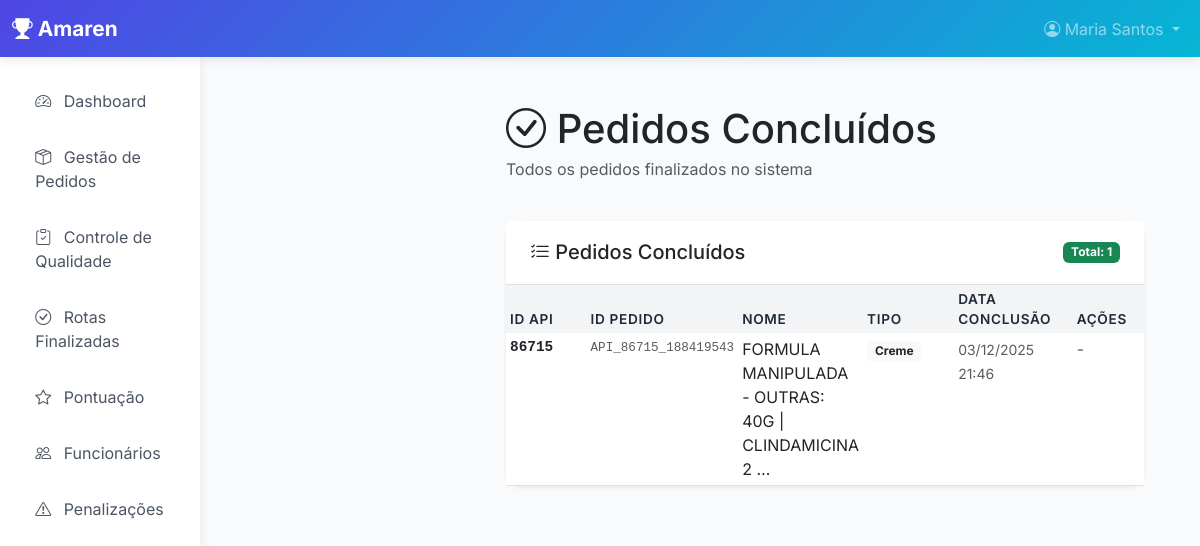
/dashboard/pedidos-concluidos/ (signed in), run on an earlier commit of the app's database.
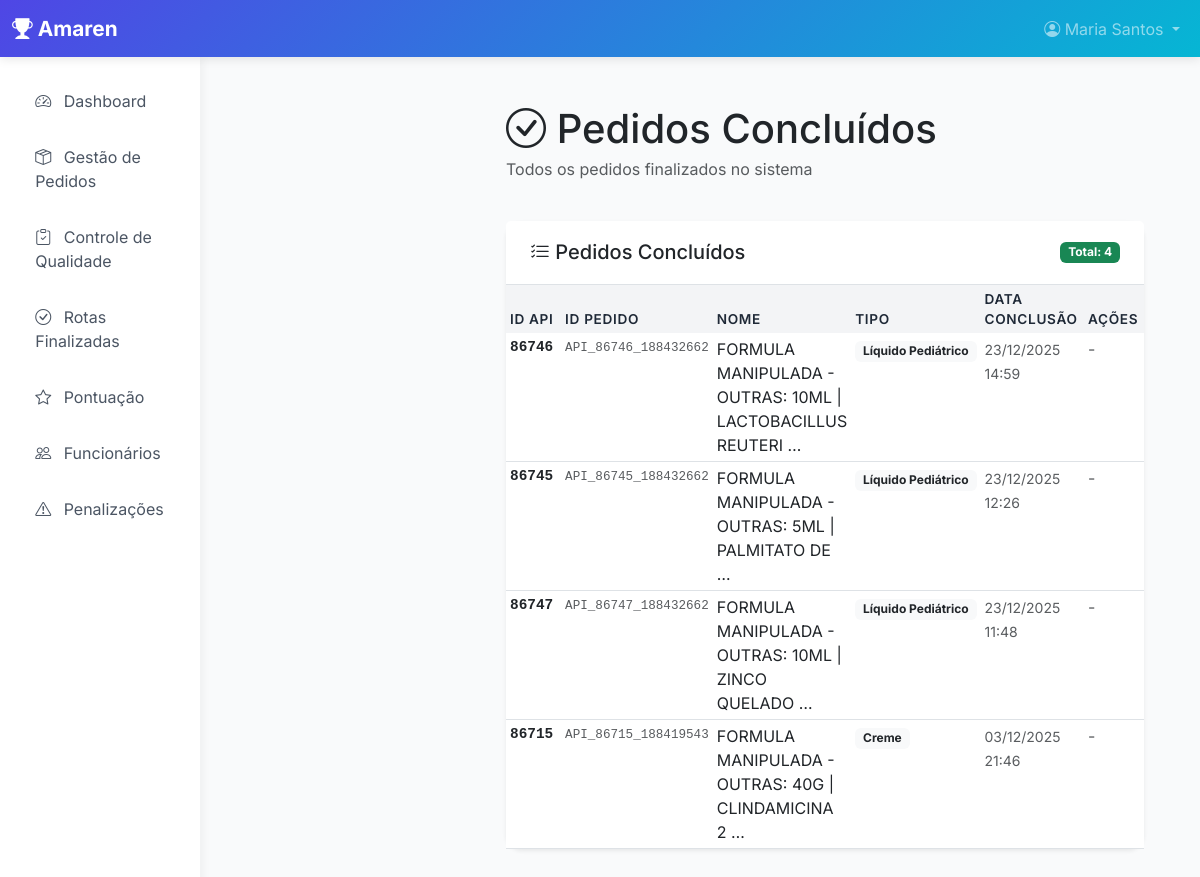
And on a later commit of the database.
### core/models.py (models this page shows, shortened)
class Pedido(models.Model):
    STATUS_CHOICES = [
        ('em_fluxo', 'Em Fluxo'),
        ('concluido', 'Concluído'),
        ('cancelado', 'Cancelado'),
    ]
    STATUS_FILA = [
        ('ativo', 'Ativo'),
        ('pendente', 'Pendente'),
    ]
    tipo = models.ForeignKey(TipoProduto, on_delete=models.SET_NULL, null=True, blank=True, related_name='pedidos')
    nome = models.CharField(max_length=200)  # Nome da fórmula/produto
    quantidade = models.IntegerField()
    codigo_pedido = models.CharField(max_length=50, unique=False, blank=True)  # Código gerado para referência (não único)
    id_api = models.BigIntegerField(unique=True, db_index=True, null=True, blank=True)  # ID - ID único do item
    id_pedido_api = models.BigIntegerField(null=True, blank=True, db_index=True)  # IDPEDIDO
    id_pedido_web = models.BigIntegerField(null=True, blank=True, db_index=True)  # IDPEDIDOWEB
    descricao_web = models.TextField(blank=True)  # DESCRICAOWEB
    price_unit = models.DecimalField(max_digits=15, decimal_places=2, null=True, blank=True)  # PRUNI
    price_total = models.DecimalField(max_digits=15, decimal_places=2, null=True, blank=True)  # VRTOT
    data_atualizacao_api = models.DateField(null=True, blank=True)  # DTALT
    hora_atualizacao_api = models.TimeField(null=True, blank=True)  # HRALT
    tipo_identificado = models.CharField(
        max_length=50,
        default='desconhecido',
        help_text='Tipo identificado automaticamente da descrição (desconhecido = requer ajuste manual)'
    )  # Rastreamento de tipo identificado
    etapa_atual = models.ForeignKey(Etapa, on_delete=models.SET_NULL, null=True, blank=True, related_name='pedidos_na_etapa')
    status = models.CharField(max_length=30, choices=STATUS_CHOICES, default='em_fluxo')
    funcionario_na_etapa = models.ForeignKey(User, on_delete=models.SET_NULL, null=True, blank=True, related_name='pedidos_assumidos')
    status_fila = models.CharField(max_length=20, choices=STATUS_FILA, default='ativo', help_text='Status na fila de trabalho (Ativo/Pendente)')
    tipo_expedicao = models.CharField(
        max_length=20,
        choices=[('motoboy', 'Motoboy'), ('sedex', 'Sedex')],
        null=True,
        blank=True,
        help_text='Tipo de expedição selecionado pelo funcionário'
    )
    informacoes_gerais = models.TextField(blank=True)
    criado_em = models.DateTimeField(auto_now_add=True)
    atualizado_em = models.DateTimeField(auto_now=True)
    concluido_em = models.DateTimeField(null=True, blank=True)
    class Meta:
        ordering = ['-data_atualizacao_api', '-hora_atualizacao_api']
        verbose_name = 'Pedido'
        verbose_name_plural = 'Pedidos'

class TipoProduto(models.Model):
    TIPOS = [
        ('capsula', 'Cápsula'),
        ('sache', 'Sachê'),
        ('liquido_pediatrico', 'Líquido Pediátrico'),
        ('lotion', 'Loção'),
        ('creme', 'Creme'),
        ('shampoo', 'Shampoo'),
        ('shot', 'Shot'),
        ('ovulo', 'Óvulo'),
        ('comprimido_sublingual', 'Comprimido Sublingual'),
        ('capsula_oleosa', 'Cápsula Oleosa'),
        ('goma', 'Goma'),
        ('chocolate', 'Chocolate'),
        ('filme', 'Filme'),
    ]
    tipo = models.CharField(max_length=50, choices=TIPOS, unique=True)
    nome = models.CharField(max_length=200)
    laboratorio = models.ForeignKey(Laboratorio, on_delete=models.CASCADE, related_name='tipos_produtos', null=True, blank=True)
    ativo = models.BooleanField(default=True)
    criado_em = models.DateTimeField(auto_now_add=True)
    class Meta:
        verbose_name = 'Tipo de Produto'
        verbose_name_plural = 'Tipos de Produto'

### dashboard/views.py (the view)
# urls.py: path('pedidos-concluidos/', views.pedidos_concluidos, name='pedidos_concluidos'),
@login_required
def pedidos_concluidos(request):
    pedidos_concluidos = Pedido.objects.filter(
        status='concluido'
    ).select_related('tipo').order_by('-concluido_em')
    if request.user.groups.filter(name='Funcionário').exists():
        pedidos_concluidos = pedidos_concluidos.filter(
            historico_etapas__funcionario=request.user
        ).distinct()
    from django.core.paginator import Paginator
    paginator = Paginator(pedidos_concluidos, 50)
    page_number = request.GET.get('page', 1)
    page_obj = paginator.get_page(page_number)
    context = {
        'page_obj': page_obj,
        'pedidos_concluidos': page_obj,
    }
    return render(request, 'dashboard/pedidos_concluidos.html', context)

### templates/dashboard/pedidos_concluidos.html (shortened to what this page needs)
{% extends 'base.html' %}
{% load static %}
{% block sidebar %}
{% include 'includes/sidebar_gerente_admin.html' %}
{% endblock %}
{% block content %}
<div class="container-fluid py-4">
    <div class="main-content">
        <div class="d-flex justify-content-between align-items-center mb-4">
            <div>
                <h1 class="mb-1">
                    <i class="bi bi-check-circle"></i> Pedidos Concluídos
                </h1>
                <p class="text-muted">Todos os pedidos finalizados no sistema</p>
            </div>
        </div>
        <div class="card border-0 shadow-sm">
            <div class="card-header bg-white border-bottom d-flex justify-content-between align-items-center">
                <h5 class="mb-0">
                    <i class="bi bi-list-check"></i> Pedidos Concluídos
                </h5>
                <span class="badge bg-success">Total: {{ page_obj.paginator.count }}</span>
            </div>
            <div class="card-body p-0">
                {% if page_obj %}
                <div class="table-responsive">
                    <table class="table table-hover table-sm mb-0">
                        <thead class="table-light">
                            <tr>
                                <th style="width: 100px;">ID API</th>
                                <th style="width: 100px;">ID Pedido</th>
                                <th>Nome</th>
                                <th style="width: 110px;">Tipo</th>
                                <th style="width: 130px;">Data Conclusão</th>
                                <th style="width: 80px;">Ações</th>
                            </tr>
                        </thead>
                        <tbody>
                            {% for pedido in page_obj %}
                            <tr>
                                <td class="text-mono">
                                    <strong>{{ pedido.id_api }}</strong>
                                </td>
                                <td class="text-mono">
                                    <small class="text-muted">{{ pedido.codigo_pedido|default:"-" }}</small>
                                </td>
                                <td>
                                    <span class="text-decoration-none">
                                        {{ pedido.nome|truncatewords:8 }}
                                    </span>
                                </td>
                                <td>
                                    <span class="badge bg-light text-dark">
                                        {% if pedido.tipo %}
                                            {{ pedido.tipo.nome }}
                                        {% else %}
                                            Padrão
                                        {% endif %}
                                    </span>
                                </td>
                                <td>
                                    <small class="text-muted">
                                        {% if pedido.concluido_em %}
                                            {{ pedido.concluido_em|date:"d/m/Y H:i" }}
                                        {% else %}
                                            {{ pedido.data_atualizacao_api|date:"d/m/Y H:i" }}
                                        {% endif %}
                                    </small>
                                </td>
                                <td>
                                    <span class="text-muted">-</span>
                                </td>
                            </tr>
                            {% endfor %}
                        </tbody>
                    </table>
                </div>
                {% else %}
                <div class="text-center py-5">
                    <i class="bi bi-inbox" style="font-size: 3rem; color: #ccc;"></i>
                    <p class="text-muted mt-3">Nenhum pedido concluído no momento</p>
                </div>
                {% endif %}
            </div>
        </div>
    </div>
</div>
{% endblock %}

What changed in the data, as far as the page shows it:
now on this page (row edited): Pedido: id_api "86746", codigo_pedido "API_86746_188432662", nome "FORMULA MANIPULADA - OUTRAS: 10ML | LACTOBACILLUS REUTERI …", tipo.nome "Líquido Pediátrico", concluido_em "23/12/2025 14:59"
now on this page (row edited): Pedido: id_api "86745", codigo_pedido "API_86745_188432662", nome "FORMULA MANIPULADA - OUTRAS: 5ML | PALMITATO DE …", tipo.nome "Líquido Pediátrico", concluido_em "23/12/2025 12:26"
now on this page (row edited): Pedido: id_api "86747", codigo_pedido "API_86747_188432662", nome "FORMULA MANIPULADA - OUTRAS: 10ML | ZINCO QUELADO …", tipo.nome "Líquido Pediátrico", concluido_em "23/12/2025 11:48"
Also different on the page:
{{ page_obj.paginator.count }}: "1" → "4"
